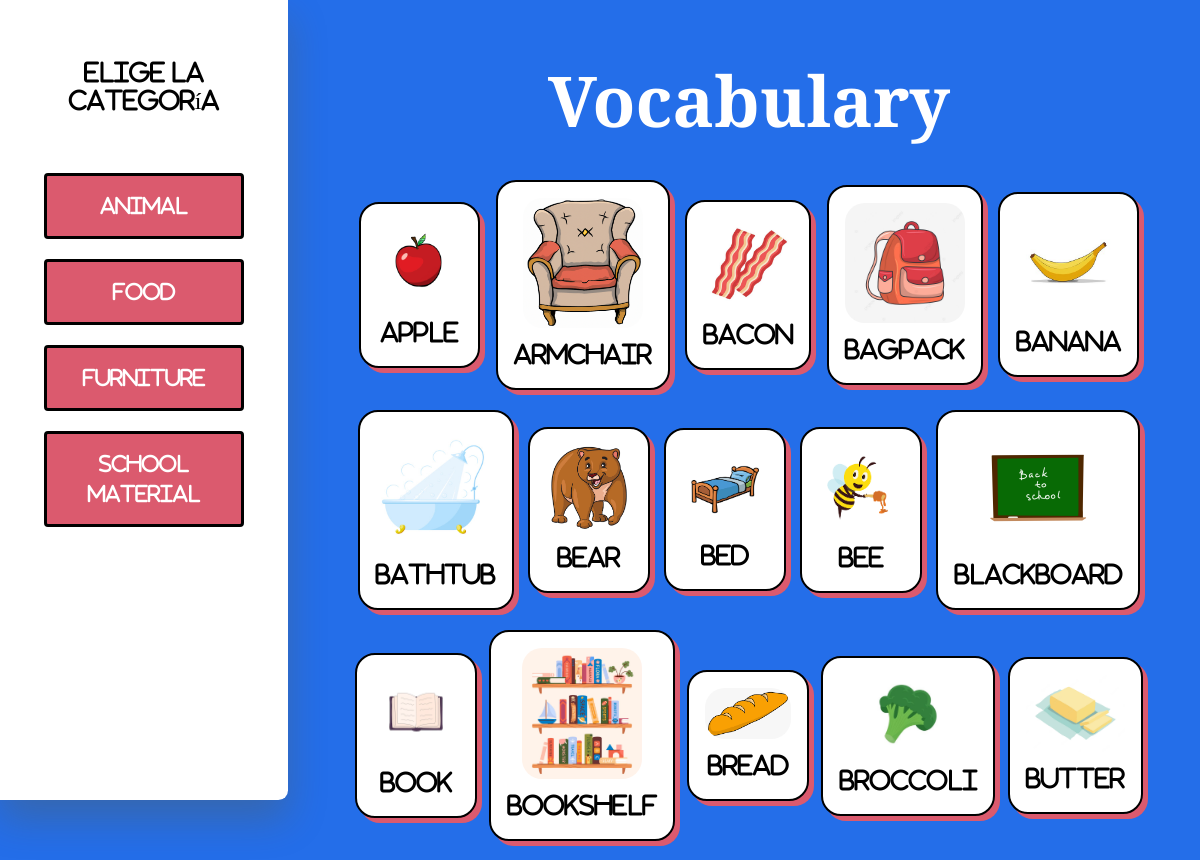
Before: /vocabulary/ (upper part) with the older database file.
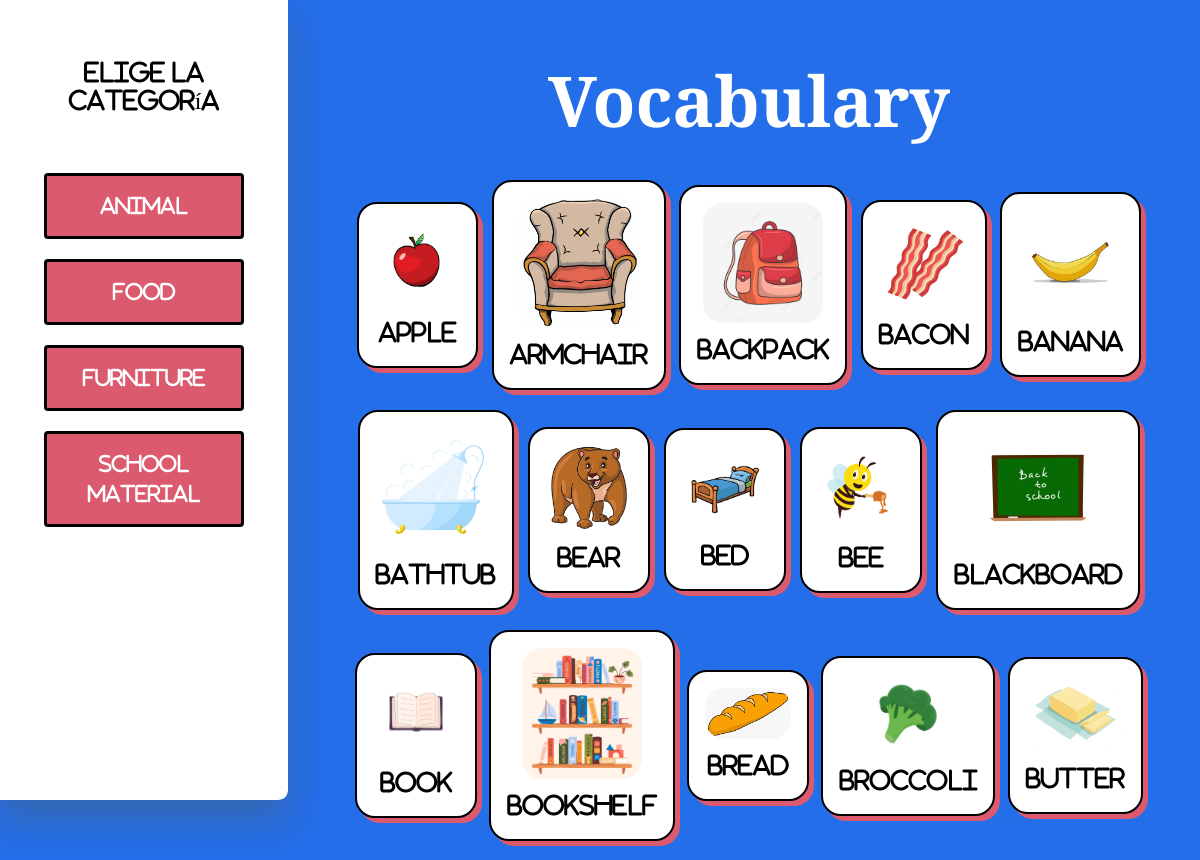
After: the same page with the newer database file.
### game/models.py (models this page shows, shortened)
class Hangman(models.Model):
    TYPES=[('Animal', 'Animal'),('Food','Food'), ('Furniture', 'Furniture'), ('School material', 'School material')]
    id = models.AutoField(primary_key=True)
    word = models.CharField(max_length=50)
    types = models.CharField(max_length=50, choices=TYPES)
    spanish = models.CharField(max_length=100)
    photo = models.ImageField(null=True)
    audio = models.FileField(upload_to='audio',null=True)

### vocabulary/views.py (the view)
# urls.py: path('', include('vocabulary.urls')),
def vocabulary(request):
    hangman=Hangman.objects.all()
    hangman=hangman.order_by("word")
    return render(request, 'vocabulary.html', {'vocabulary':hangman})

### vocabulary/templates/vocabulary.html (shortened to what this page needs)
{% extends "base.html" %}
{% load static %}
{% block content %}
<div class="grid_vocabulary">
    <aside class="aukerak">
      <h4 class="mb-5">Elige la categoría</h4>
      <button class="btn">Animal</button>
      <button class="btn">Food</button>
      <button class="btn">Furniture</button>
      <button class="btn">School material</button>
    </aside>
    <div class="tituloa">
      <h1>Vocabulary</h1>
    </div>
    <section id="vocabulary" class="vocabulary">
      {% for word in vocabulary %}
      <a href="#addBookDialog" data-toggle="modal" data-target="#exampleModal" data-word="{{word.word}}" data-spanish="{{word.spanish}}" data-audio="{{word.audio}}" class="open-dialog">
      <div id="word">
          <img src="/media/{{word.photo}}" />
          <p>{{word.word}}</p>
      </div>
    </a>
      {% endfor %}
    </section>
</div>
{% endblock content %}

### user/templates/base.html (shortened to what this page needs)
{% load static %}
<!DOCTYPE html>
<html lang="en">
  <head>
    {% load bootstrap4 %} {% bootstrap_css %}
    <link rel="stylesheet" href="{% static 'css/styles.css' %}" />
  </head>
  <body>
    {% block content %}
    {% endblock content %}
  </body>
</html>

### user/static/css/styles.css (style rules this page uses)
* { color: white; font-family: Montagu Slab, FontAwesome; }
h1 { font-size: 70px; font-weight: bold; }
body { background-color: #246ee9; }
.grid_vocabulary { display: grid; grid-template-rows: 150px auto; grid-template-columns: 24% 1fr; grid-gap: 10px; margin-bottom: 50px; }
.grid_vocabulary .aukerak { grid-column: 1/2; grid-row: 1/2; background-color: white; padding: 20% 10% 30% 10%; height: 100vh; text-align: center; border-radius: 0px 0px 0.6em 0px; box-shadow: 0 1.2em 2.4em rgba(111, 85, 0, 0.25); display: flex; flex-direction: column; }
.grid_vocabulary .aukerak h4 { color: black; }
.grid_vocabulary .aukerak button { background-color: #db5a6e; padding: 15px; color: white !important; font-size: 20px; display: block; margin: 10px 15px 10px; border: 3px solid black; }
.grid_vocabulary .tituloa { grid-column: 2/3; grid-row: 1/2; display: flex; align-items: end; justify-content: center; }
.grid_vocabulary .vocabulary { grid-column: 2/3; grid-row: 2/3; margin: 0px 5%; display: flex; flex-wrap: wrap; align-items: center; justify-content: space-evenly; padding: 20px 0px; row-gap: 20px; }
.grid_vocabulary .vocabulary a { flex-basis: 15%; }
.grid_vocabulary .vocabulary a div { border: 2px solid black; box-shadow: 5px 5px #db5a6e; border-radius: 20px; text-align: center; padding: 1rem; background-color: white; cursor: pointer; }
.grid_vocabulary .vocabulary a div p { margin-top: 0.5rem; margin-bottom: 0rem; color: black; font-size: 1.5rem; }
.grid_vocabulary .vocabulary a div img { width: 100%; max-width: 25vh; border-radius: 20px; }
@media (max-width: 1440px) { .grid_vocabulary .vocabulary a div img { max-width: 15vh; width: 100%; } }

Changed rows visible on the page:
changed Hangman: word "Bagpack" → "Backpack"; moves up the list
